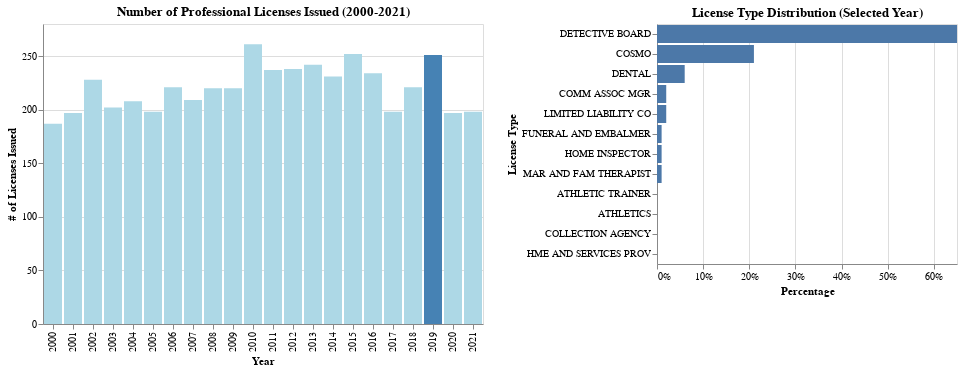

The cell this chart's notebook holds for it:
### Code cell
(chart1 | chart2)

### Figure 1 — Vega-Lite specification as saved in the notebook (floating-point values rounded to 4 significant figures; data arrays with more than 128 entries replaced by an {"elided": "..."} marker saying what was removed)
{"config": {"view": {"continuousWidth": 300, "continuousHeight": 300}}, "hconcat": [{"data": {"name": "data-71b340e88de8bf57810d675208d2cc35"}, "mark": {"type": "bar"}, "encoding": {"color": {"condition": {"param": "selYear", "value": "steelblue"}, "value": "lightblue"}, "tooltip": [{"field": "Issue Year", "type": "ordinal"}, {"field": "Number of Licenses", "type": "quantitative"}], "x": {"field": "Issue Year", "title": "Year", "type": "ordinal"}, "y": {"field": "Number of Licenses", "title": "# of Licenses Issued", "type": "quantitative"}}, "name": "view_b2f11b4ce0c6935c_0", "title": "Number of Professional Licenses Issued (2000-2021)"}, {"data": {"name": "data-d34ddd02fc8d48588c8bed74beeddd3a"}, "mark": {"type": "bar"}, "encoding": {"tooltip": [{"field": "Issue Year", "type": "ordinal"}, {"field": "License Type", "type": "nominal"}, {"field": "Percentage", "type": "quantitative"}], "x": {"axis": {"format": "%"}, "field": "Percentage", "type": "quantitative"}, "y": {"field": "License Type", "sort": "-x", "title": "License Type", "type": "nominal"}}, "title": "License Type Distribution (Selected Year)", "transform": [{"filter": {"param": "selYear"}}]}], "params": [{"name": "selYear", "select": {"type": "point", "fields": ["Issue Year"], "nearest": true, "on": "click"}, "value": 2019, "views": ["view_b2f11b4ce0c6935c_0"]}], "$schema": "https://vega.github.io/schema/vega-lite/v6.1.0.json", "datasets": {"data-71b340e88de8bf57810d675208d2cc35": [{"Issue Year": 2000, "Number of Licenses": 187}, {"Issue Year": 2001, "Number of Licenses": 197}, {"Issue Year": 2002, "Number of Licenses": 228}, {"Issue Year": 2003, "Number of Licenses": 202}, {"Issue Year": 2004, "Number of Licenses": 208}, {"Issue Year": 2005, "Number of Licenses": 198}, {"Issue Year": 2006, "Number of Licenses": 221}, {"Issue Year": 2007, "Number of Licenses": 209}, {"Issue Year": 2008, "Number of Licenses": 220}, {"Issue Year": 2009, "Number of Licenses": 220}, {"Issue Year": 2010, "Number of Licenses": 261}, {"Issue Year": 2011, "Number of Licenses": 237}, {"Issue Year": 2012, "Number of Licenses": 238}, {"Issue Year": 2013, "Number of Licenses": 242}, {"Issue Year": 2014, "Number of Licenses": 231}, {"Issue Year": 2015, "Number of Licenses": 252}, {"Issue Year": 2016, "Number of Licenses": 234}, {"Issue Year": 2017, "Number of Licenses": 198}, {"Issue Year": 2018, "Number of Licenses": 221}, {"Issue Year": 2019, "Number of Licenses": 251}, {"Issue Year": 2020, "Number of Licenses": 197}, {"Issue Year": 2021, "Number of Licenses": 198}], "data-d34ddd02fc8d48588c8bed74beeddd3a": {"elided": "254 records"}}}
